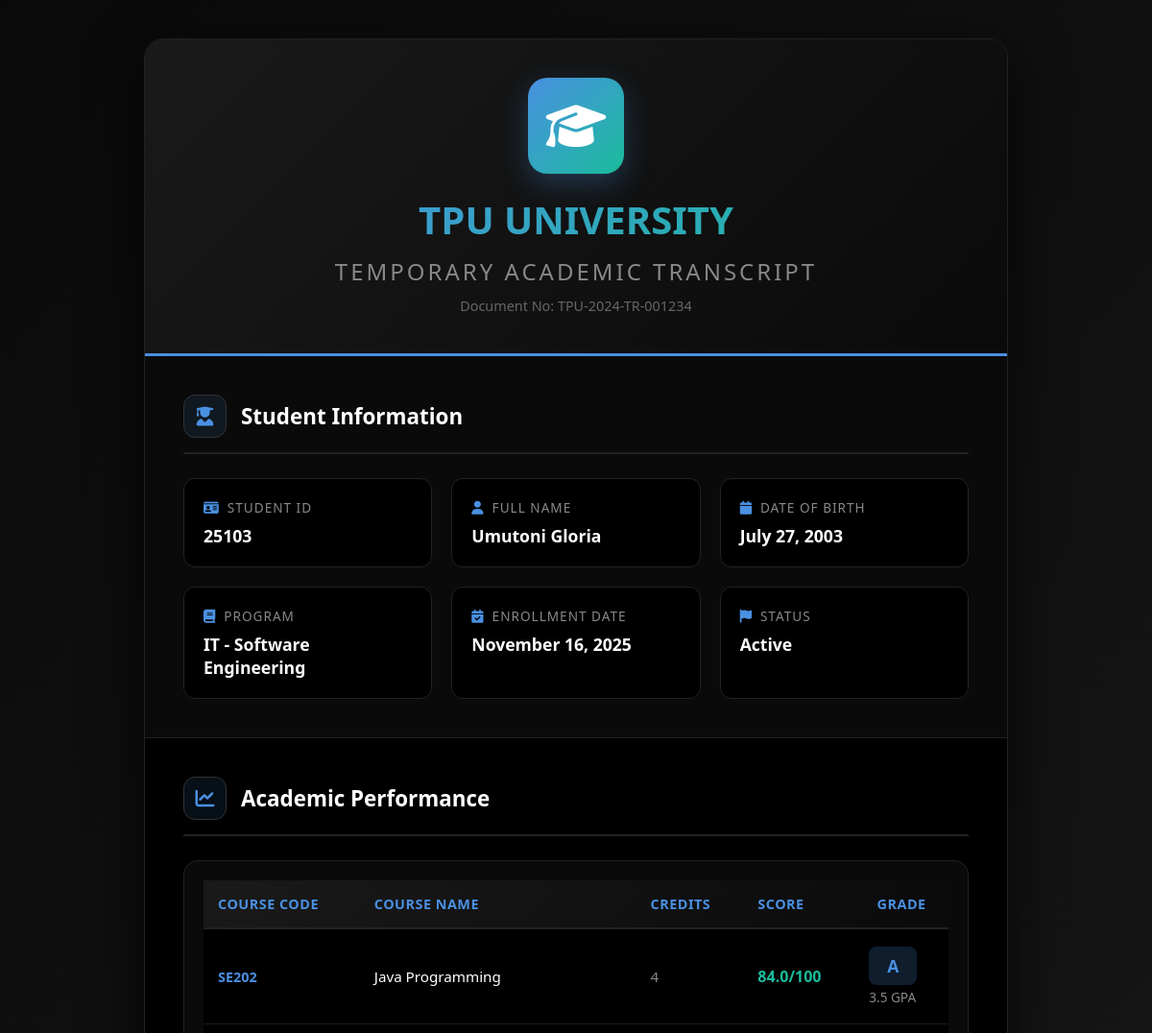
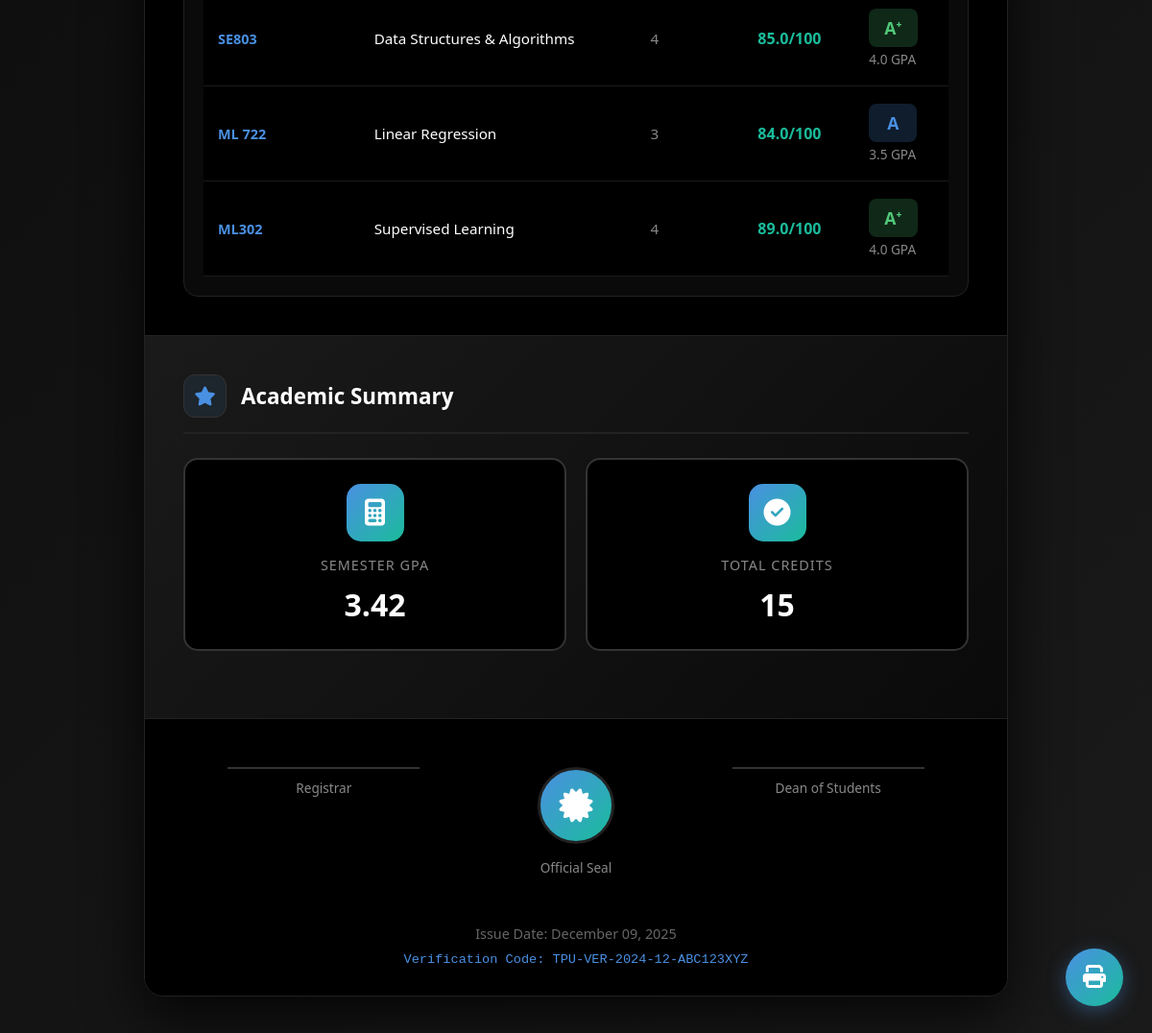
/Student/Transcript (signed in), run on the app's committed database (2 pictures, top to bottom).
### backend/models.py (models this page shows, shortened)
class Student(models.Model):
    department= models.ForeignKey(Department, on_delete=models.CASCADE, default=1)
    gender_choices= [('male','Male'),('female','Female')]
    user= models.OneToOneField(User, on_delete=models.CASCADE)
    studentID= models.IntegerField(unique=True)
    first_name= models.CharField(max_length=40)
    last_name= models.CharField(max_length=40)
    dateOfBirth= models.DateField()
    email= models.EmailField(unique=True)
    phone= models.CharField(max_length=12)
    gender= models.CharField(max_length=10, choices= gender_choices)
    created_at = models.DateTimeField(default=timezone.now)

class Department(models.Model):
    Faculity= models.ForeignKey(Faculity, on_delete=models.CASCADE)
    DepID= models.CharField(max_length=20,unique=True)
    DepName= models.CharField(max_length=30)

class Faculity(models.Model):
    FaculiryID= models.CharField(max_length=12, unique=True)
    FaculiryName= models.CharField(max_length=20)

class Grade(models.Model):
    enrollment= models.OneToOneField(Enrollment, on_delete=models.CASCADE)
    assignment= models.FloatField(default=0)
    quiz= models.FloatField(default=0)
    attendance=models.FloatField(default=0)
    mid_term= models.FloatField(default=0)
    final_exam= models.FloatField(default=0)
    score= models.FloatField(default=0)
    rating= models.CharField(max_length=2)

class Enrollment(models.Model):
    student= models.ForeignKey(Student,on_delete=models.CASCADE)
    course= models.ForeignKey(Course,on_delete=models.CASCADE)
    enrollDate= models.DateField(auto_now_add=True)
    active= models.BooleanField(default=True)
    class Meta:
        unique_together=('student', 'course')

class Course(models.Model):
    DAY_CHOICES = [
        ('monday', 'Monday'),
        ('tuesday', 'Tuesday'),
        ('wednesday', 'Wednesday'),
        ('thursday', 'Thursday'),
        ('friday', 'Friday'),
    ]
    TIME_CHOICES = [
        ('08:30', '08:30'),
        ('11:30', '11:30'),
        ('14:30', '14:30'),
        ('18:00', '18:00'),
    ]
    department= models.ForeignKey(Department, on_delete=models.CASCADE, null=True, blank=True
    )
    courseCode= models.CharField(max_length=12, unique=True)
    courseName= models.CharField(max_length=45)
    courseDay=  models.CharField(max_length=20, choices=DAY_CHOICES)
    courseTime=  models.CharField(max_length=20, choices=TIME_CHOICES)
    lecturer= models.ManyToManyField(Lecturer, related_name='courses')
    credits= models.PositiveBigIntegerField(default=3)
    room= models.ForeignKey(Room, on_delete=models.SET_NULL, blank=True, null=True)

### backend/views.py (the view)
# urls.py: path('Student/Transcript',views.transcript, name="transc"),
@login_required
def transcript(request):
    students= get_object_or_404(Student, user=request.user)
    enrollment= Enrollment.objects.filter(student= students)
    grades= Grade.objects.filter(enrollment__in=enrollment).select_related('enrollment__course')
    total_grade=0
    for g in grades:
        total_grade += (g.score /100)*4
    student_gpa= total_grade/grades.count()
    credits= sum(g.enrollment.course.credits for g in grades)
    context={'students':students,
             'grades':grades,
             'gpa': student_gpa,
             'credits':credits}
    return render(request, 'school/transcript.html',context)

### backend/templates/school/transcript.html (shortened to what this page needs)
<!DOCTYPE html>
<html lang="en">
<head>
    <link rel="stylesheet" href="https://cdnjs.cloudflare.com/ajax/libs/font-awesome/6.5.0/css/all.min.css">
</head>
<body>
    <div class="transcript-container">
        <div class="transcript-header">
            <div class="university-logo">
                <i class="fas fa-graduation-cap"></i>
            </div>
            <h1 class="university-name">TPU UNIVERSITY</h1>
            <p class="transcript-title">Temporary Academic Transcript</p>
            <p class="document-number">Document No: TPU-2024-TR-001234</p>
        </div>
        <div class="student-info-section">
            <div class="section-title">
                <div class="section-icon">
                    <i class="fas fa-user-graduate"></i>
                </div>
                <h2>Student Information</h2>
            </div>
            <div class="info-grid">
                <div class="info-card">
                    <div class="info-label">
                        <i class="fas fa-id-card"></i>
                        Student ID
                    </div>
                    <div class="info-value">{{students.studentID}}</div>
                </div>
                <div class="info-card">
                    <div class="info-label">
                        <i class="fas fa-user"></i>
                        Full Name
                    </div>
                    <div class="info-value">{{students.first_name}} {{students.last_name}}</div>
                </div>
                <div class="info-card">
                    <div class="info-label">
                        <i class="fas fa-calendar"></i>
                        Date of Birth
                    </div>
                    <div class="info-value">{{students.dateOfBirth}}</div>
                </div>
                <div class="info-card">
                    <div class="info-label">
                        <i class="fas fa-book"></i>
                        Program
                    </div>
                    <div class="info-value">{{students.department.Faculity.FaculiryName}} - {{students.department.DepName}}</div>
                </div>
                <div class="info-card">
                    <div class="info-label">
                        <i class="fas fa-calendar-check"></i>
                        Enrollment Date
                    </div>
                    <div class="info-value">{{students.created_at|date:"F j, Y"}}</div>
                </div>
                <div class="info-card">
                    <div class="info-label">
                        <i class="fas fa-flag"></i>
                        Status
                    </div>
                    <div class="info-value">Active</div>
                </div>
            </div>
        </div>
        <div class="grades-section">
            <div class="section-title">
                <div class="section-icon">
                    <i class="fas fa-chart-line"></i>
                </div>
                <h2>Academic Performance</h2>
            </div>
            <div class="table-container">
                <table class="grades-table">
                    <thead>
                        <tr>
                            <th>Course Code</th>
                            <th>Course Name</th>
                            <th>Credits</th>
                            <th>Score</th>
                            <th>Grade</th>
                        </tr>
                    </thead>
                    <tbody>
                        {% for grade in grades %}
                        <tr>
                            <td><span class="course-code">{{grade.enrollment.course.courseCode}}</span></td>
                            <td><span class="course-name">{{grade.enrollment.course.courseName}}</span></td>
                            <td><span class="credits">{{grade.enrollment.course.credits}}</span></td>
                            <td><span class="grade-value">{{grade.score}}/100</span></td>
                            {%if grade.score >= 85%}
                            <td>
                                <span class="grade-badge grade-a">A⁺</span>
                                <div class="gpa-points">4.0 GPA</div>
                            </td>
                            {%elif grade.score >= 80%}
                                <td>
                                <span class="grade-badge grade-b">A</span>
                                <div class="gpa-points">3.5 GPA</div>
                            </td>
                            {%elif grade.score >= 75%}
                                <td>
                                <span class="grade-badge grade-b">B⁺</span>
                                <div class="gpa-points">3.5 GPA</div>
                            </td>
                            {%elif grade.score >= 70%}
                                <td>
                                <span class="grade-badge grade-b">B</span>
                                <div class="gpa-points">3.5 GPA</div>
                            </td>
                            {%elif grade.score >= 65%}
                                <td>
                                <span class="grade-badge grade-c">C⁺</span>
                                <div class="gpa-points">3.5 GPA</div>
                            </td>
                            {%elif grade.score >= 60%}
                                <td>
                                <span class="grade-badge grade-c">C</span>
                                <div class="gpa-points">3.5 GPA</div>
                            </td>
                            {%elif grade.score >= 50%}
                                <td>
                                <span class="grade-badge grade-d">D</span>
                                <div class="gpa-points">3.5 GPA</div>
                            </td>
                            {%else%}
                                <td>
                                <span class="grade-badge grade-f">F</span>
                                <div class="gpa-points">2.5 GPA</div>
                            </td>
                            {%endif%}
                        </tr>
                        {% endfor%}
                    </tbody>
                </table>
            </div>
        </div>
        <div class="summary-section">
            <div class="section-title">
                <div class="section-icon">
                    <i class="fas fa-star"></i>
                </div>
                <h2>Academic Summary</h2>
            </div>
            <div class="summary-grid">
                <div class="summary-card">
                    <div class="summary-icon">
                        <i class="fas fa-calculator"></i>
                    </div>
                    <div class="summary-label">Semester GPA</div>
                    <div class="summary-value">{{gpa}}</div>
                </div>
                <div class="summary-card">
                    <div class="summary-icon">
                        <i class="fas fa-check-circle"></i>
                    </div>
                    <div class="summary-label">Total Credits</div>
                    <div class="summary-value">{{credits}}</div>
                </div>
            </div>
        </div>
        <div class="footer">
            <div class="signatures">
                <div class="signature-box">
                    <div class="signature-line"></div>
                    <div class="signature-title">Registrar</div>
                </div>
                <div class="signature-box">
                    <div class="seal">
                        <i class="fas fa-certificate"></i>
                    </div>
                    <div class="signature-title">Official Seal</div>
                </div>
                <div class="signature-box">
                    <div class="signature-line"></div>
                    <div class="signature-title">Dean of Students</div>
                </div>
            </div>
            <p class="issue-date">Issue Date: December 09, 2025</p>
            <p class="verification-code">Verification Code: TPU-VER-2024-12-ABC123XYZ</p>
        </div>
    </div>
    <button class="print-btn" onclick="window.print()">
        <i class="fas fa-print"></i>
    </button>
</body>
</html>

### data on the page
Student: studentID "25103", first_name "Umutoni", last_name "Gloria", dateOfBirth "July 27, 2003", department.Faculity.FaculiryName "IT", department.DepName "Software Engineering", created_at "November 16, 2025"
Grade: enrollment.course.courseCode "SE202", enrollment.course.courseName "Java Programming", enrollment.course.credits "4", score "84.0", shows "A"
Grade: enrollment.course.courseCode "SE803", enrollment.course.courseName "Data Structures & Algorithms", enrollment.course.credits "4", score "85.0", shows "A⁺"
Grade: enrollment.course.courseCode "ML 722", enrollment.course.courseName "Linear Regression", enrollment.course.credits "3", score "84.0", shows "A"
Grade: enrollment.course.courseCode "ML302", enrollment.course.courseName "Supervised Learning", enrollment.course.credits "4", score "89.0", shows "A⁺"

### other printed values
{{ gpa }} "3.42"
{{ credits }} "15"
